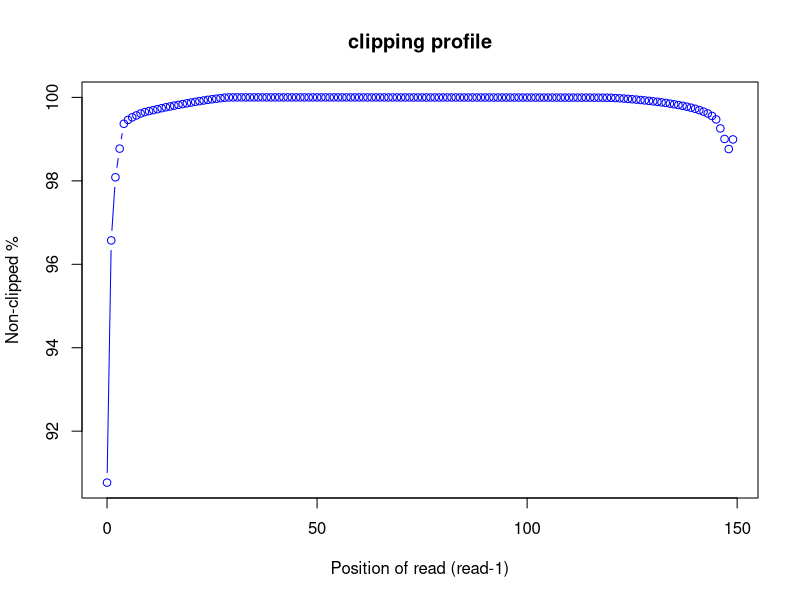
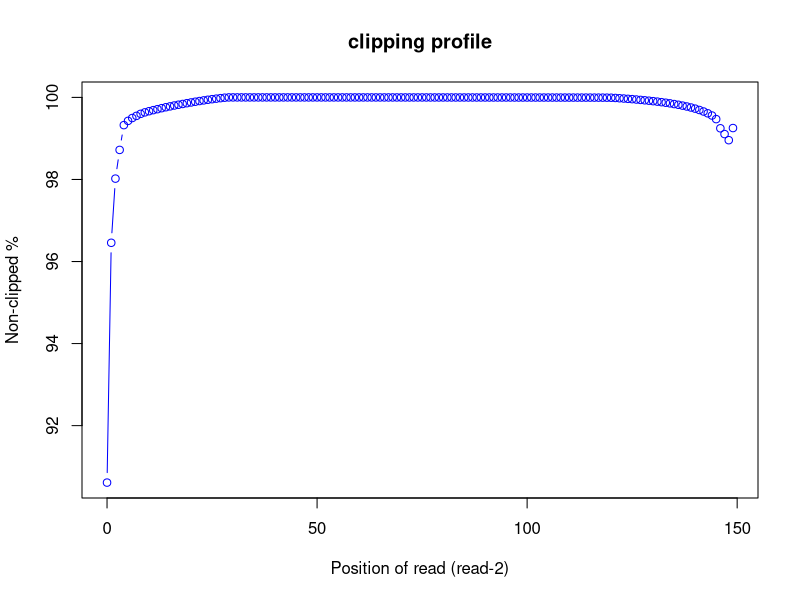

These charts were generated, in order, by the following R code:
pdf("outputs/mapping_outputs/SRR11647707/clipping_profile.clipping_profile.R1.pdf")
read_pos=c(0,1,2,3,4,5,6,7,8,9,10,11,12,13,14,15,16,17,18,19,20,21,22,23,24,25,26,27,28,29,30,31,32,33,34,35,36,37,38,39,40,41,42,43,44,45,46,47,48,49,50,51,52,53,54,55,56,57,58,59,60,61,62,63,64,65,66,67,68,69,70,71,72,73,74,75,76,77,78,79,80,81,82,83,84,85,86,87,88,89,90,91,92,93,94,95,96,97,98,99,100,101,102,103,104,105,106,107,108,109,110,111,112,113,114,115,116,117,118,119,120,121,122,123,124,125,126,127,128,129,130,131,132,133,134,135,136,137,138,139,140,141,142,143,144,145,146,147,148,149)
r1_clip_count=c(1892803.0,702720.0,392542.0,251646.0,129503.0,110497.0,97721.0,88504.0,79128.0,72134.0,67095.0,62361.0,57826.0,52961.0,48570.0,44423.0,40335.0,36563.0,32763.0,29056.0,25397.0,21735.0,18282.0,15057.0,11924.0,9085.0,6405.0,3924.0,1499.0,0,0,0,0,0,2.0,2.0,3.0,4.0,5.0,8.0,13.0,17.0,18.0,17.0,17.0,20.0,23.0,26.0,34.0,30.0,37.0,49.0,67.0,70.0,78.0,89.0,99.0,102.0,94.0,100.0,102.0,119.0,123.0,145.0,137.0,149.0,171.0,179.0,189.0,203.0,207.0,222.0,238.0,253.0,262.0,292.0,313.0,319.0,340.0,351.0,344.0,349.0,360.0,379.0,394.0,406.0,394.0,415.0,421.0,445.0,486.0,499.0,526.0,569.0,602.0,603.0,620.0,612.0,636.0,661.0,656.0,695.0,706.0,749.0,753.0,781.0,819.0,836.0,870.0,936.0,949.0,982.0,1004.0,1022.0,1042.0,1082.0,1130.0,1204.0,1297.0,1414.0,1739.0,3007.0,4352.0,5715.0,7330.0,8913.0,10746.0,12831.0,14813.0,16993.0,19357.0,21624.0,24310.0,27132.0,30282.0,33941.0,37449.0,41391.0,45553.0,50490.0,55921.0,62495.0,69871.0,78830.0,91107.0,108166.0,152278.0,204202.0,253798.0,206501.0)
r1_nonclip_count = 20501442 - r1_clip_count
plot(read_pos, r1_nonclip_count*100/(r1_clip_count + r1_nonclip_count),col="blue",main="clipping profile",xlab="Position of read (read-1)",ylab="Non-clipped %",type="b")
dev.off()
pdf("outputs/mapping_outputs/SRR11647707/clipping_profile.clipping_profile.R2.pdf")
read_pos=c(0,1,2,3,4,5,6,7,8,9,10,11,12,13,14,15,16,17,18,19,20,21,22,23,24,25,26,27,28,29,30,31,32,33,34,35,36,37,38,39,40,41,42,43,44,45,46,47,48,49,50,51,52,53,54,55,56,57,58,59,60,61,62,63,64,65,66,67,68,69,70,71,72,73,74,75,76,77,78,79,80,81,82,83,84,85,86,87,88,89,90,91,92,93,94,95,96,97,98,99,100,101,102,103,104,105,106,107,108,109,110,111,112,113,114,115,116,117,118,119,120,121,122,123,124,125,126,127,128,129,130,131,132,133,134,135,136,137,138,139,140,141,142,143,144,145,146,147,148,149)
r2_clip_count=c(1910983.0,721232.0,402907.0,260462.0,137540.0,116379.0,102261.0,91613.0,81531.0,74234.0,68455.0,63209.0,58370.0,53468.0,48800.0,44525.0,40188.0,36341.0,32532.0,28735.0,25013.0,21436.0,18010.0,14803.0,11723.0,8883.0,6177.0,3696.0,1449.0,0,0,0,0,0,1.0,1.0,3.0,4.0,3.0,8.0,8.0,8.0,7.0,9.0,16.0,24.0,29.0,35.0,34.0,40.0,44.0,47.0,50.0,46.0,57.0,66.0,72.0,81.0,90.0,89.0,91.0,95.0,108.0,120.0,131.0,136.0,132.0,147.0,153.0,160.0,162.0,176.0,190.0,185.0,183.0,192.0,216.0,240.0,252.0,273.0,260.0,284.0,299.0,300.0,326.0,328.0,345.0,341.0,353.0,358.0,369.0,380.0,418.0,448.0,431.0,425.0,466.0,506.0,531.0,547.0,545.0,559.0,548.0,578.0,609.0,627.0,663.0,690.0,725.0,759.0,775.0,816.0,858.0,893.0,905.0,920.0,977.0,1032.0,1131.0,1291.0,1570.0,2747.0,4114.0,5524.0,7056.0,8624.0,10474.0,12397.0,14336.0,16351.0,18632.0,20951.0,23651.0,26411.0,29414.0,32972.0,36595.0,40708.0,45020.0,50095.0,55754.0,62424.0,69984.0,78853.0,89821.0,107695.0,153214.0,181877.0,212228.0,151988.0)
r2_nonclip_count = 20355175 - r2_clip_count
plot(read_pos, r2_nonclip_count*100/(r2_clip_count + r2_nonclip_count),col="blue",main="clipping profile",xlab="Position of read (read-2)",ylab="Non-clipped %",type="b")
dev.off()
